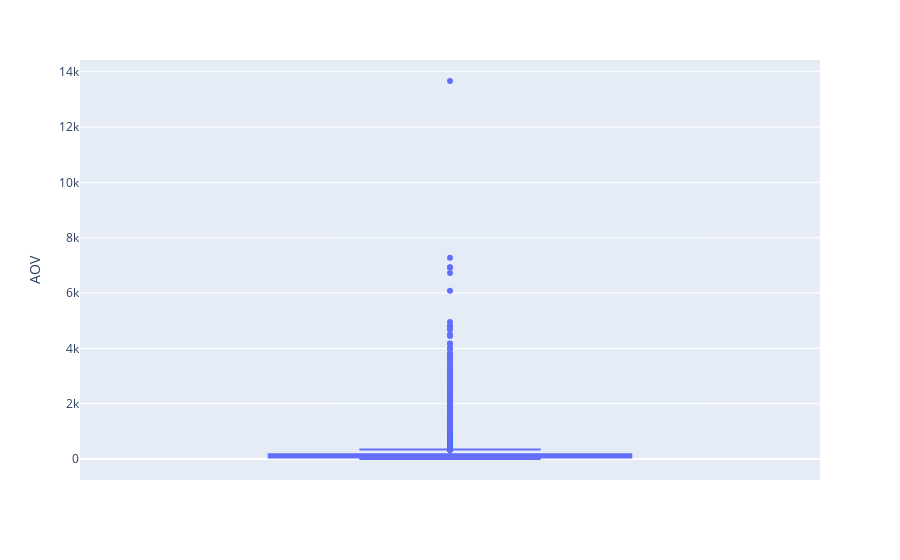

Notebook code cell kept with this figure:
### Code cell
df_os_box = px.box(df_os, y= 'AOV')
df_os_box.show()

### Figure 1 — Plotly figure (JSON) as saved in the notebook; plotly's stock layout.template omitted (floating-point values rounded to 4 significant figures; data arrays with more than 128 entries replaced by an {"elided": "..."} marker saying what was removed)
{"data": [{"alignmentgroup": "True", "hovertemplate": "AOV=%{y}<extra></extra>", "legendgroup": "", "marker": {"color": "#636efa"}, "name": "", "notched": false, "offsetgroup": "", "orientation": "v", "showlegend": false, "type": "box", "x0": " ", "xaxis": "x", "y": {"elided": "97255 float values"}, "y0": " ", "yaxis": "y"}], "layout": {"boxmode": "group", "legend": {"tracegroupgap": 0}, "margin": {"t": 60}, "xaxis": {"anchor": "y", "domain": [0, 1]}, "yaxis": {"anchor": "x", "domain": [0, 1], "title": {"text": "AOV"}}}}
